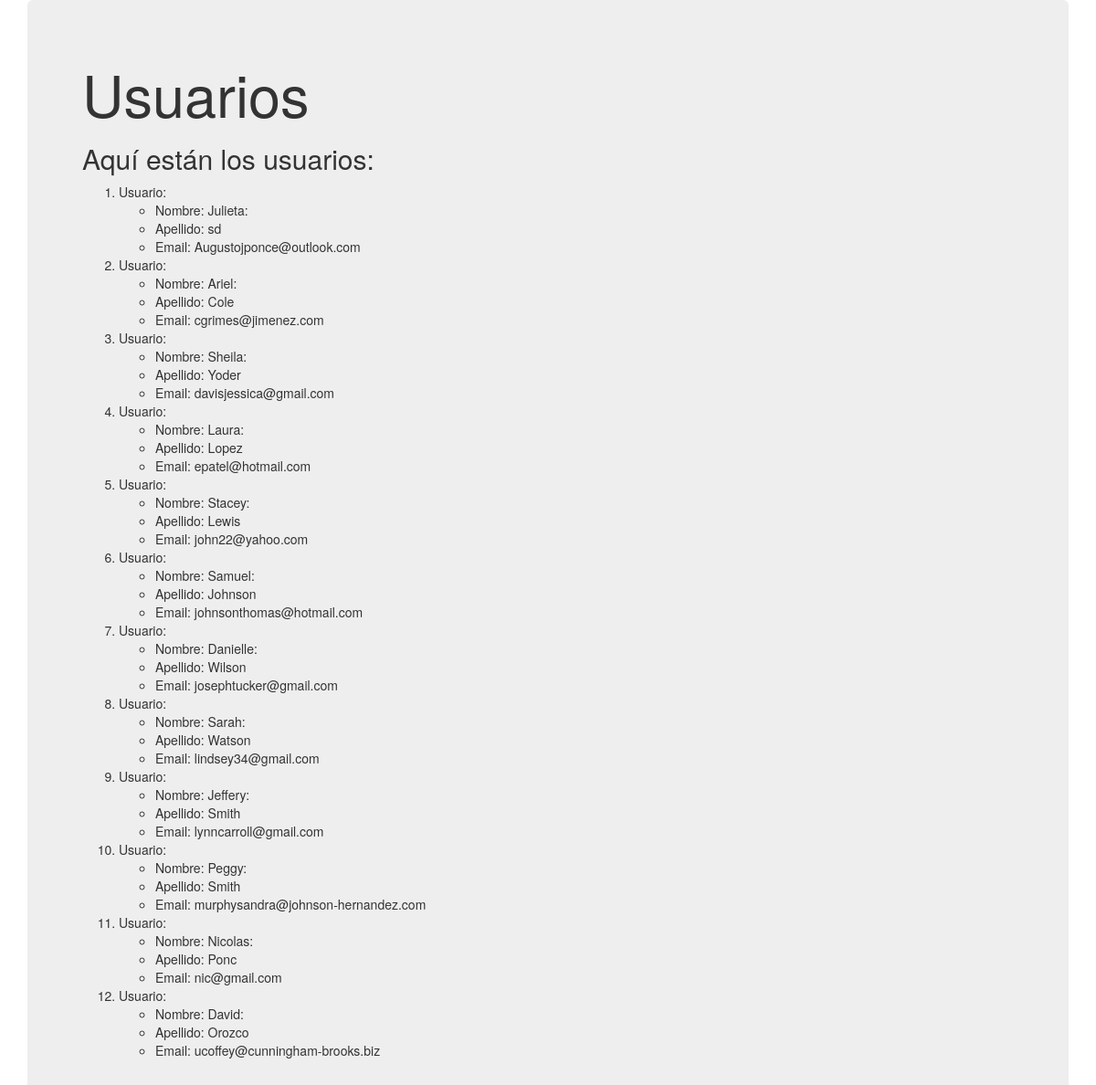
/users/, run on the app's committed database.
### users/models.py (models this page shows, shortened)
class Usuarios(models.Model):
    first_name = models.CharField(max_length=30)
    last_name = models.CharField(max_length=30)
    email = models.EmailField(max_length=254,unique=True)

### users/views.py (the view)
# urls.py: url(r'^users/', include('users.urls')),
def users(request):
    email_list = Usuarios.objects.order_by('email')
    email_insert = {"users":email_list}
    return render(request, 'users.html', context=email_insert)

### templates/users.html (shortened to what this page needs)
<!DOCTYPE html>
{% load staticfiles %}
<html lang="en" dir="ltr">
  <head>
    <link rel="stylesheet" href="{% static "/css/users.css" %}" />
    <link rel="stylesheet" href="https://maxcdn.bootstrapcdn.com/bootstrap/3.3.7/css/bootstrap.min.css">
  </head>
  <body>
    <div class="container">
      <div class="jumbotron">
        <h1>Usuarios</h1>
        <h2>Aquí están los usuarios:</h2>
        {% if users %}
            <ol>
              {% for usua in users %}
              <li>Usuario:</li>
                <ul>
                  <li>Nombre: {{ usua.first_name }}: </li>
                  <li>Apellido: {{ usua.last_name }}</li>
                  <li>Email: {{ usua.email }}</li>
                </ul>
              {% endfor %}
            </ol>
        {% else %}
          <h3>Usuarios no encontrados.</h3>
        {% endif %}
      </div>
    </div>
  </body>
</html>

### static/css/users.css (style rules this page uses)
h1 { color: #2b806c }

### data on the page
Usuarios: first_name "Julieta", last_name "sd", email "Augustojponce@outlook.com"
Usuarios: first_name "Ariel", last_name "Cole", email "cgrimes@jimenez.com"
Usuarios: first_name "Sheila", last_name "Yoder", email "davisjessica@gmail.com"
Usuarios: first_name "Laura", last_name "Lopez", email "epatel@hotmail.com"
Usuarios: first_name "Stacey", last_name "Lewis", email "john22@yahoo.com"
Usuarios: first_name "Samuel", last_name "Johnson", email "johnsonthomas@hotmail.com"
Usuarios: first_name "Danielle", last_name "Wilson", email "josephtucker@gmail.com"
Usuarios: first_name "Sarah", last_name "Watson", email "lindsey34@gmail.com"
Usuarios: first_name "Jeffery", last_name "Smith", email "lynncarroll@gmail.com"
Usuarios: first_name "Peggy", last_name "Smith", email "murphysandra@johnson-hernandez.com"
Usuarios: first_name "Nicolas", last_name "Ponc", email "nic@gmail.com"
Usuarios: first_name "David", last_name "Orozco", email "ucoffey@cunningham-brooks.biz"
